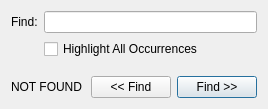
<?xml version="1.0" encoding="UTF-8"?>
<ui version="4.0">
 <class>find_dialog</class>
 <widget class="QDialog" name="find_dialog">
  <property name="geometry">
   <rect>
    <x>0</x>
    <y>0</y>
    <width>268</width>
    <height>109</height>
   </rect>
  </property>
  <property name="windowTitle">
   <string>Find</string>
  </property>
  <layout class="QVBoxLayout" name="verticalLayout">
   <item>
    <layout class="QFormLayout" name="formLayout">
     <item row="0" column="0">
      <widget class="QLabel" name="label">
       <property name="text">
        <string>Find:</string>
       </property>
      </widget>
     </item>
     <item row="0" column="1">
      <widget class="QLineEdit" name="lineEdit"/>
     </item>
     <item row="1" column="1">
      <widget class="QCheckBox" name="highlight_all_checkBox">
       <property name="text">
        <string>Highlight All Occurrences</string>
       </property>
      </widget>
     </item>
    </layout>
   </item>
   <item>
    <layout class="QHBoxLayout" name="horizontalLayout">
     <item>
      <widget class="QLabel" name="not_found_Label">
       <property name="text">
        <string>NOT FOUND</string>
       </property>
      </widget>
     </item>
     <item>
      <spacer name="horizontalSpacer">
       <property name="orientation">
        <enum>Qt::Horizontal</enum>
       </property>
       <property name="sizeHint" stdset="0">
        <size>
         <width>40</width>
         <height>20</height>
        </size>
       </property>
      </spacer>
     </item>
     <item>
      <widget class="QPushButton" name="find_back_pushButton">
       <property name="text">
        <string>&lt;&lt; Find</string>
       </property>
      </widget>
     </item>
     <item>
      <widget class="QPushButton" name="find_fwd_pushButton">
       <property name="text">
        <string>Find &gt;&gt;</string>
       </property>
       <property name="default">
        <bool>true</bool>
       </property>
      </widget>
     </item>
    </layout>
   </item>
  </layout>
 </widget>
 <resources/>
 <connections/>
</ui>
